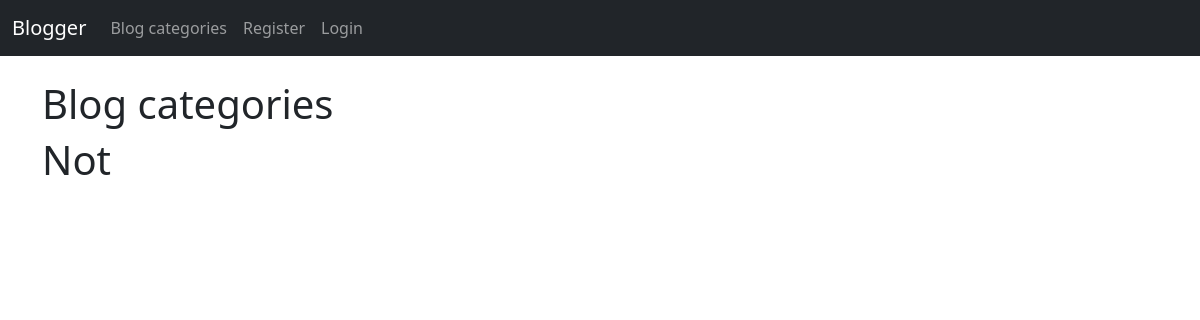
The page /category-list/ on the database as committed earlier.
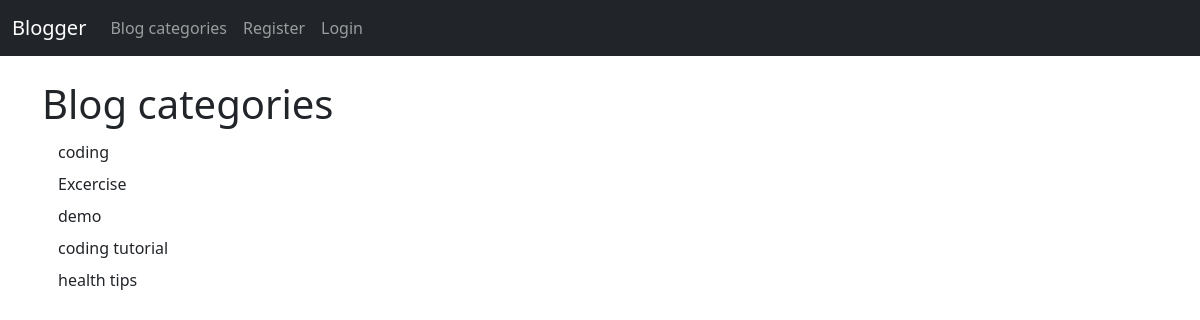
The same page on the database as committed later.
### theblog/models.py (models this page shows, shortened)
class Category(models.Model):
    name = models.CharField(max_length=255)
    def __str__(self):
        return self.name

### theblog/views.py (the view)
# urls.py: path('category-list/',CategoryListView,name="category-list"),
def CategoryListView(request):
    cat_menu_list= Category.objects.all()
    return render(request,'category_list.html',{'cat_menu_list':cat_menu_list})

### theblog/templates/category_list.html
{%extends 'base.html'%}
{%block content%}
    <h1>Blog categories</h1>
    {%if cat_menu_list%}
        {%for item in cat_menu_list%}
       <a class="dropdown-item" href="{%url 'category' item|slugify%}">{{item}}</a>
        {%endfor%}
    {% else%}
    <h1>Not </h1>
    {% endif %}
{% endblock %}

Rows that differ between the two databases and show on the page:
added Category: name "coding"
added Category: name "Excercise"
added Category: name "demo"
added Category: name "coding tutorial"
added Category: name "health tips"
Other text that changed with them:
text no longer shown: "Not"
